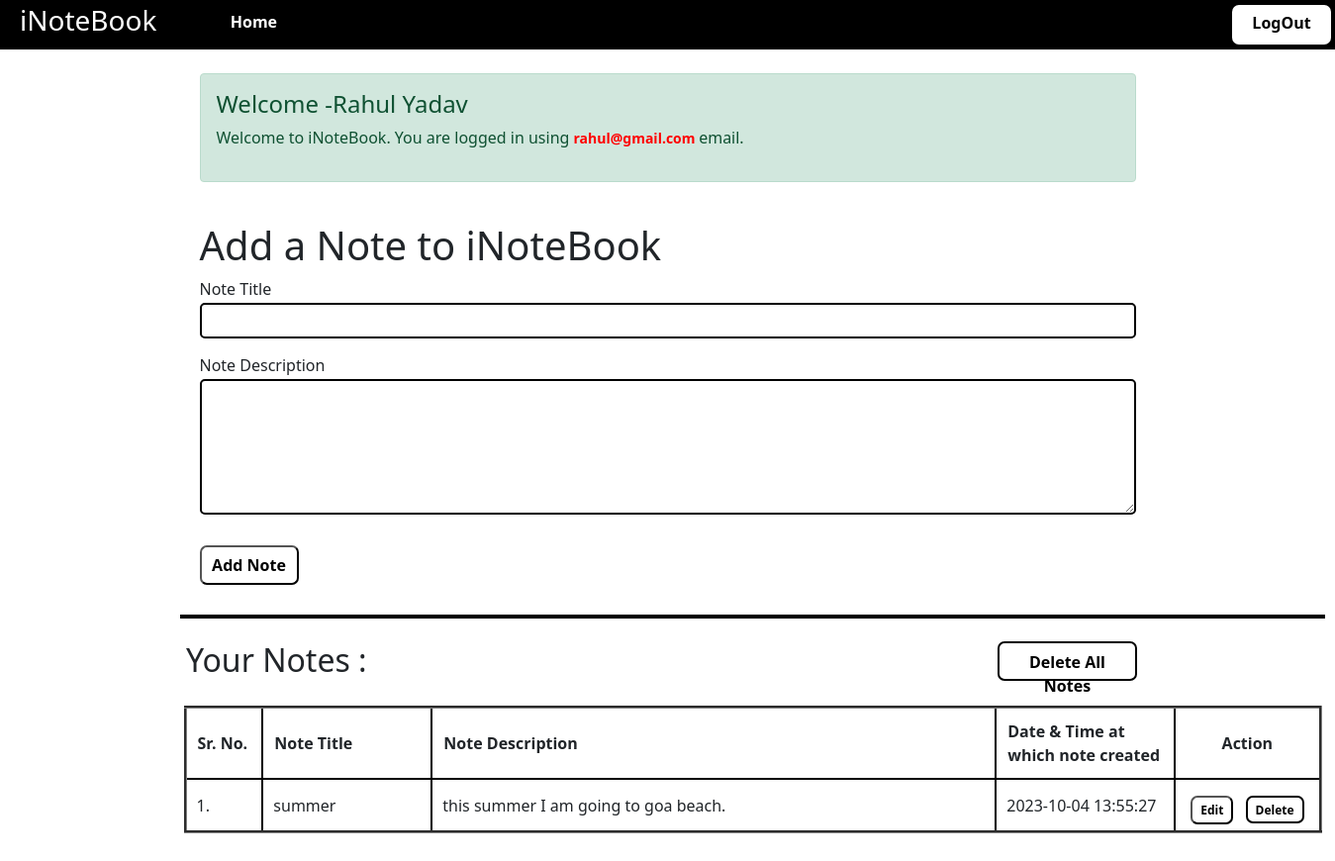
The page /welcome.php (signed in) on the database its author committed.
### tables this page shows
CREATE TABLE `notes` (
  `noteId` int(11) NOT NULL,
  `userId` int(10) NOT NULL,
  `title` varchar(200) NOT NULL,
  `description` varchar(1000) NOT NULL,
  `time` timestamp NOT NULL DEFAULT current_timestamp()
);

### welcome.php (the view, shortened to what this page needs)
<?php
include "dbconnect1.php";
if(!isset($_SESSION['logedin']) || $_SESSION['logedin']==false){
  $flag=false;
}
else{
  $username=ucfirst($_SESSION['username']);
  $userId=$_SESSION['userid'];
}
?>
<!doctype html>
<html lang="en">
<head>
  <link href="https://cdn.jsdelivr.net/npm/bootstrap@5.0.2/dist/css/bootstrap.min.css" rel="stylesheet">
  <link rel="stylesheet" href="welcome.css">
</head>
<body>
  <?php
    include 'nav1.php';
  ?>
  <div class="container my-4" >
    <div class="alert alert-success" role="alert">
      <h4 class="alert-heading">Welcome -<?php echo $username;?></h4>
      <p>Welcome to iNoteBook. You are logged in using <small><?php echo $_SESSION['email']; ?> </small>email.</p>
    </div>
  </div>
  <main>
    <div class="note container">
        <form action="/php_project/welcome.php" method="post">
        <h1>Add a Note to iNoteBook</h1>
        <label for="">Note Title</label>
        <input type="text" name="title" class="m10 br input">
        <label for="">Note Description</label>
        <textarea name="description" id="" cols="30" rows="5" class="m10 br input"></textarea>
        <button id="submit" class="br">Add Note</button>
        </form>
    </div>
    <div id="hr">
    <div class="table" >
      <?PHP
        include "dbconnect1.php";
        $sql="SELECT * FROM `notes` WHERE `userId`=$userId";
        $result=mysqli_query($connect,$sql);
        echo'<a href="delete1.php?userId='.$userId.'" class="deleteall ">Delete All Notes</a>';
        echo '<h2 id="your_note">Your Notes :</h2>';
        echo'
          <table border="3">
            <tr>
                <th class="srno">Sr. No.</th>
                <th class="title">Note Title</th>
                <th class="desc">Note Description</th>
                <th class="time">Date & Time at which note created </th>
                <th class="actioncolumn">Action</th>
            </tr>
        ';
        $i=1;
        while($row=mysqli_fetch_assoc($result)){
          echo '
            <tr>
                <td id="hide">'.$row['noteId'].'</td>
                <td>'.$i.'.</td>
                <td class="title title1" value="">'.$row['title'].'</td>
                <td class="desc">'.$row['description'].'</td>
                <td>'.$row['time'].'</td>
                <td class="actioncolumn">
                    <button id="edit" class="edit1 action">Edit</button>
                    <a id="delete" class="action" href="delete.php?note_id='.$row['noteId'].'" onclick="display()">Delete</a>
                </td>
            </tr>
          ';
          $i=$i+1;
        }
      ?>
          </table>
    </div>
  </main>
</body>
</html>

### welcome.css (style rules this page uses)
.container { margin-top: 40px; width: 970px; }
input,textarea { margin-bottom: 15px; }
table { margin: 0px auto; width: 1150px; }
.table { margin-top: 90px; border-collapse: collapse; padding-bottom: 100px; }
table td,th { padding: 6px 10px; border: 2px solid black; }
th { padding: 11px; }
.title { width: 120px; }
.time { width: 127px; }
.desc { width: 400px; }
.srno { width: 55px; }
.actioncolumn { text-align: center; width: 103px; }
#delete { color: black; background: white; border: 2px solid black; }
#hr { margin-top: 30px; height: 4px; width: 1157px; margin-left: 182px; background-color: black; border: 2px solid black; }
.deleteall { border: 2px solid black; padding: 7px; position: absolute; right: 200px; top: 648px; width: 141px; }
#your_note { position: absolute; left: 188px; top: 648px; }
small { color: red; font-weight: 650; }

### nav1.php (style rules this page uses)
* { margin: 0; padding: 0; box-sizing: border-box; }
a { width: 100px; height: 40px; padding-top: 6px; background-color: white; border-radius: 7px; font-weight: 700; text-align: center; margin-left: 8px; text-decoration: none; color: black; }
label { width:100%; }
.input { width: 100%; border-radius: 5px; margin-top: 2px; padding: 3px; padding-left: 7px; font-size: 17px; border:2px solid black; }
button { width: 100px; height: 40px; background-color: white; border-radius: 7px; font-weight: 700; text-align: center; text-decoration: none; color: black; margin-top: 10px; }
.action { width: auto; padding: 3.5px 8px; font-size: 12px; height: auto; }

### rows shown on the page
notes: title "summer", description "this summer I am going to goa beach.", time "2023-10-04 13:55:27"

### other values the page prints
$username "Rahul Yadav"
$_SESSION['email'] "rahul@gmail.com"
